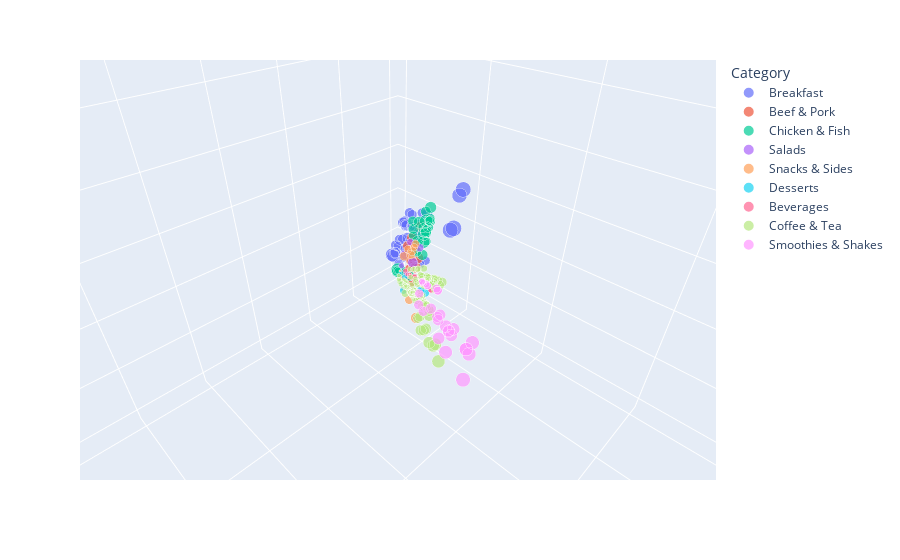

The cell this chart's notebook holds for it:
### Code cell
fig=px.scatter_3d(mc,x='Total Fat',y='Calories',z='Sodium',color='Category',size='Calories')
fig.show()

### Figure 1 — Plotly figure (JSON) as saved in the notebook; plotly's stock layout.template omitted (floating-point values rounded to 4 significant figures)
{"data": [{"hovertemplate": "Category=Breakfast<br>Total Fat=%{x}<br>Calories=%{marker.size}<br>Sodium=%{z}<extra></extra>", "legendgroup": "Breakfast", "marker": {"color": "#636efa", "size": [300, 250, 370, 450, 400, 430, 460, 520, 410, 470, 430, 480, 510, 570, 460, 520, 410, 470, 540, 460, 400, 420, 550, 500, 620, 570, 670, 740, 800, 640, 690, 1090, 1150, 990, 1050, 350, 520, 300, 150, 460, 290, 260], "sizemode": "area", "sizeref": 4.7, "symbol": "circle"}, "mode": "markers", "name": "Breakfast", "scene": "scene", "showlegend": true, "type": "scatter3d", "x": [13, 8, 23, 28, 23, 23, 26, 30, 20, 25, 27, 31, 33, 37, 27, 32, 20, 24, 32, 21, 15, 22, 31, 26, 31, 25, 35, 48, 52, 37, 41, 56, 60, 46, 50, 9, 24, 16, 9, 19, 4, 4], "y": [300, 250, 370, 450, 400, 430, 460, 520, 410, 470, 430, 480, 510, 570, 460, 520, 410, 470, 540, 460, 400, 420, 550, 500, 620, 570, 670, 740, 800, 640, 690, 1090, 1150, 990, 1050, 350, 520, 300, 150, 460, 290, 260], "z": [750, 770, 780, 860, 880, 960, 1300, 1410, 1300, 1420, 1080, 1190, 1170, 1280, 1180, 1290, 1180, 1290, 1470, 1250, 1250, 1030, 1320, 1320, 1480, 1480, 1510, 1560, 1680, 1590, 1700, 2150, 2260, 2170, 2290, 590, 930, 790, 310, 370, 160, 115]}, {"hovertemplate": "Category=Beef & Pork<br>Total Fat=%{x}<br>Calories=%{marker.size}<br>Sodium=%{z}<extra></extra>", "legendgroup": "Beef & Pork", "marker": {"color": "#EF553B", "size": [530, 520, 600, 610, 540, 750, 240, 290, 430, 720, 380, 440, 430, 430, 500], "sizemode": "area", "sizeref": 4.7, "symbol": "circle"}, "mode": "markers", "name": "Beef & Pork", "scene": "scene", "showlegend": true, "type": "scatter3d", "x": [27, 26, 29, 31, 27, 43, 8, 11, 21, 40, 17, 22, 22, 23, 26], "y": [530, 520, 600, 610, 540, 750, 240, 290, 430, 720, 380, 440, 430, 430, 500], "z": [960, 1100, 1440, 1180, 960, 1280, 480, 680, 1040, 1470, 840, 1110, 760, 1030, 980]}, {"hovertemplate": "Category=Chicken & Fish<br>Total Fat=%{x}<br>Calories=%{marker.size}<br>Sodium=%{z}<extra></extra>", "legendgroup": "Chicken & Fish", "marker": {"color": "#00cc96", "size": [510, 350, 670, 510, 610, 450, 750, 590, 430, 360, 480, 430, 360, 630, 480, 610, 450, 670, 520, 540, 380, 190, 280, 470, 940, 1880, 390], "sizemode": "area", "sizeref": 4.7, "symbol": "circle"}, "mode": "markers", "name": "Chicken & Fish", "scene": "scene", "showlegend": true, "type": "scatter3d", "x": [22, 9, 33, 20, 28, 15, 38, 25, 19, 16, 24, 21, 16, 32, 19, 31, 18, 33, 20, 23, 10, 12, 18, 30, 59, 118, 19], "y": [510, 350, 670, 510, 610, 450, 750, 590, 430, 360, 480, 430, 360, 630, 480, 610, 450, 670, 520, 540, 380, 190, 280, 470, 940, 1880, 390], "z": [990, 820, 1410, 1250, 1400, 1230, 1720, 1560, 910, 800, 1260, 1260, 990, 1540, 1370, 1340, 1170, 1480, 1320, 1260, 1090, 360, 540, 900, 1800, 3600, 590]}, {"hovertemplate": "Category=Salads<br>Total Fat=%{x}<br>Calories=%{marker.size}<br>Sodium=%{z}<extra></extra>", "legendgroup": "Salads", "marker": {"color": "#ab63fa", "size": [140, 380, 220, 140, 450, 290], "sizemode": "area", "sizeref": 4.7, "symbol": "circle"}, "mode": "markers", "name": "Salads", "scene": "scene", "showlegend": true, "type": "scatter3d", "x": [7, 21, 8, 4.5, 22, 8], "y": [140, 380, 220, 140, 450, 290], "z": [300, 860, 690, 150, 850, 680]}, {"hovertemplate": "Category=Snacks & Sides<br>Total Fat=%{x}<br>Calories=%{marker.size}<br>Sodium=%{z}<extra></extra>", "legendgroup": "Snacks & Sides", "marker": {"color": "#FFA15A", "size": [340, 260, 330, 250, 360, 280, 230, 340, 510, 110, 20, 15, 150], "sizemode": "area", "sizeref": 4.7, "symbol": "circle"}, "mode": "markers", "name": "Snacks & Sides", "scene": "scene", "showlegend": true, "type": "scatter3d", "x": [15, 8, 15, 8, 20, 13, 11, 16, 24, 5, 0, 0, 2], "y": [340, 260, 330, 250, 360, 280, 230, 340, 510, 110, 20, 15, 150], "z": [780, 700, 730, 650, 810, 720, 130, 190, 290, 65, 10, 0, 70]}, {"hovertemplate": "Category=Desserts<br>Total Fat=%{x}<br>Calories=%{marker.size}<br>Sodium=%{z}<extra></extra>", "legendgroup": "Desserts", "marker": {"color": "#19d3f3", "size": [250, 160, 150, 45, 330, 340, 280], "sizemode": "area", "sizeref": 4.7, "symbol": "circle"}, "mode": "markers", "name": "Desserts", "scene": "scene", "showlegend": true, "type": "scatter3d", "x": [13, 8, 6, 1.5, 9, 8, 6], "y": [250, 160, 150, 45, 330, 340, 280], "z": [170, 90, 135, 20, 170, 150, 85]}, {"hovertemplate": "Category=Beverages<br>Total Fat=%{x}<br>Calories=%{marker.size}<br>Sodium=%{z}<extra></extra>", "legendgroup": "Beverages", "marker": {"color": "#FF6692", "size": [140, 200, 280, 100, 0, 0, 0, 0, 140, 190, 270, 100, 0, 0, 0, 0, 140, 200, 280, 100, 100, 130, 80, 150, 190, 280, 0], "sizemode": "area", "sizeref": 4.7, "symbol": "circle"}, "mode": "markers", "name": "Beverages", "scene": "scene", "showlegend": true, "type": "scatter3d", "x": [0, 0, 0, 0, 0, 0, 0, 0, 0, 0, 0, 0, 0, 0, 0, 0, 0, 0, 0, 0, 2.5, 0, 0, 0, 0, 0, 0], "y": [140, 200, 280, 100, 0, 0, 0, 0, 140, 190, 270, 100, 0, 0, 0, 0, 140, 200, 280, 100, 100, 130, 80, 150, 190, 280, 0], "z": [0, 5, 5, 0, 10, 20, 35, 15, 45, 65, 90, 30, 70, 100, 140, 50, 30, 45, 60, 25, 125, 135, 15, 0, 0, 5, 0]}, {"hovertemplate": "Category=Coffee & Tea<br>Total Fat=%{x}<br>Calories=%{marker.size}<br>Sodium=%{z}<extra></extra>", "legendgroup": "Coffee & Tea", "marker": {"color": "#B6E880", "size": [0, 0, 0, 0, 150, 180, 220, 110, 0, 0, 0, 170, 210, 280, 270, 340, 430, 270, 330, 430, 260, 330, 420, 210, 260, 330, 100, 130, 170, 200, 250, 310, 200, 250, 310, 190, 240, 300, 140, 170, 220, 340, 410, 500, 270, 330, 390, 320, 390, 480, 250, 310, 370, 360, 440, 540, 280, 340, 400, 140, 190, 270, 130, 180, 260, 130, 180, 250, 120, 170, 240, 80, 120, 160, 290, 350, 480, 240, 290, 390, 280, 340, 460, 230, 270, 370, 450, 550, 670, 450, 550, 670, 530, 630, 760], "sizemode": "area", "sizeref": 4.7, "symbol": "circle"}, "mode": "markers", "name": "Coffee & Tea", "scene": "scene", "showlegend": true, "type": "scatter3d", "x": [0, 0, 0, 0, 0, 0, 0, 0, 0, 0, 0, 9, 10, 14, 9, 10, 14, 9, 10, 14, 9, 10, 14, 9, 10, 14, 0, 0, 0.5, 0, 0, 0.5, 0, 0, 0.5, 0, 0, 0.5, 0, 0, 0.5, 11, 14, 17, 3.5, 3.5, 4, 11, 14, 17, 3.5, 3.5, 3.5, 13, 16, 20, 3.5, 3.5, 3.5, 4.5, 7, 9, 4.5, 7, 9, 4.5, 7, 9, 4.5, 7, 9, 4.5, 7, 9, 11, 13, 16, 5, 5, 6, 11, 13, 16, 5, 5, 6, 18, 22, 26, 19, 23, 27, 23, 26, 31], "y": [0, 0, 0, 0, 150, 180, 220, 110, 0, 0, 0, 170, 210, 280, 270, 340, 430, 270, 330, 430, 260, 330, 420, 210, 260, 330, 100, 130, 170, 200, 250, 310, 200, 250, 310, 190, 240, 300, 140, 170, 220, 340, 410, 500, 270, 330, 390, 320, 390, 480, 250, 310, 370, 360, 440, 540, 280, 340, 400, 140, 190, 270, 130, 180, 260, 130, 180, 250, 120, 170, 240, 80, 120, 160, 290, 350, 480, 240, 290, 390, 280, 340, 460, 230, 270, 370, 450, 550, 670, 450, 550, 670, 530, 630, 760], "z": [10, 10, 15, 5, 10, 10, 10, 5, 0, 0, 0, 115, 140, 180, 115, 140, 180, 115, 140, 180, 115, 140, 190, 150, 190, 240, 110, 135, 180, 110, 135, 180, 110, 135, 180, 115, 140, 180, 150, 180, 240, 150, 190, 240, 150, 190, 240, 170, 220, 270, 170, 210, 270, 180, 220, 280, 180, 220, 280, 35, 50, 75, 35, 50, 65, 35, 50, 75, 40, 55, 80, 65, 90, 135, 125, 150, 220, 125, 150, 220, 140, 170, 250, 140, 170, 250, 125, 160, 190, 125, 160, 190, 135, 160, 200]}, {"hovertemplate": "Category=Smoothies & Shakes<br>Total Fat=%{x}<br>Calories=%{marker.size}<br>Sodium=%{z}<extra></extra>", "legendgroup": "Smoothies & Shakes", "marker": {"color": "#FF97FF", "size": [220, 260, 340, 210, 250, 330, 210, 260, 340, 530, 660, 820, 550, 690, 850, 560, 700, 850, 660, 820, 650, 930, 430, 510, 690, 340, 810, 410], "sizemode": "area", "sizeref": 4.7, "symbol": "circle"}, "mode": "markers", "name": "Smoothies & Shakes", "scene": "scene", "showlegend": true, "type": "scatter3d", "x": [0.5, 1, 1, 0.5, 1, 1, 0.5, 1, 1, 15, 19, 23, 16, 20, 24, 16, 20, 23, 19, 23, 23, 33, 15, 17, 23, 11, 32, 16], "y": [220, 260, 340, 210, 250, 330, 210, 260, 340, 530, 660, 820, 550, 690, 850, 560, 700, 850, 660, 820, 650, 930, 430, 510, 690, 340, 810, 410], "z": [40, 50, 65, 50, 60, 80, 40, 45, 60, 160, 200, 260, 160, 210, 260, 240, 300, 380, 210, 260, 180, 260, 120, 280, 380, 190, 400, 200]}], "layout": {"autosize": true, "legend": {"itemsizing": "constant", "title": {"text": "Category"}, "tracegroupgap": 0}, "margin": {"t": 60}, "scene": {"aspectmode": "auto", "aspectratio": {"x": 1, "y": 1, "z": 1}, "camera": {"center": {"x": 0, "y": 0, "z": 0}, "eye": {"x": 0.4416, "y": 0.4416, "z": 0.4416}, "projection": {"type": "perspective"}, "up": {"x": 0, "y": 0, "z": 1}}, "domain": {"x": [0, 1], "y": [0, 1]}, "xaxis": {"title": {"text": "Total Fat"}, "type": "linear"}, "yaxis": {"title": {"text": "Calories"}, "type": "linear"}, "zaxis": {"title": {"text": "Sodium"}, "type": "linear"}}}}
